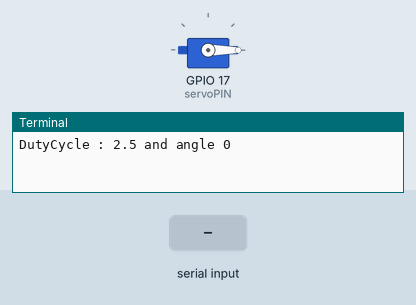
Recording of a program running on a simulated Raspberry Pi (BCM pin numbers). Shown: servo, the last lines printed to the terminal. The test bench sets the inputs (shaded band). Servo angles are drawn from the pulse width (0.5 ms = 0°, 2.5 ms = 180°).

Above: at 1.2 s.
1.3 s: "1" typed at the terminal, then Enter
At 1.6 s:
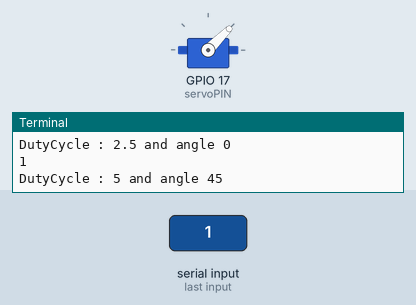
2.8 s: "0" typed at the terminal, then Enter
At 4.0 s:
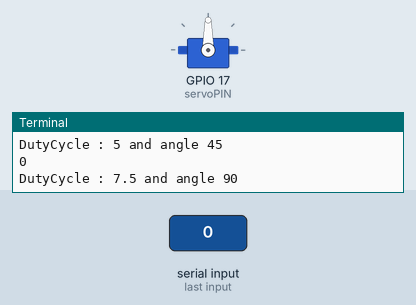
4.3 s: "2" typed at the terminal, then Enter
At 5.1 s:
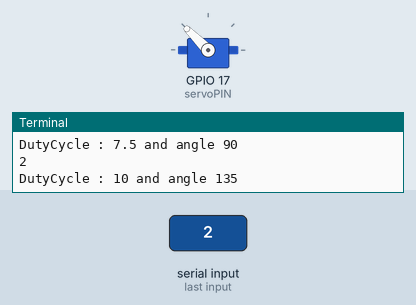
5.8 s: "1" typed at the terminal, then Enter
At 6.3 s:
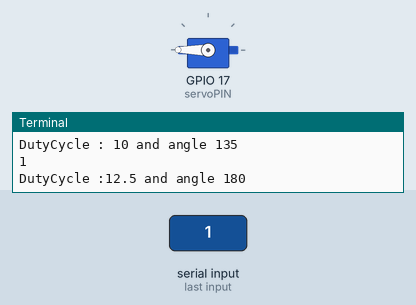
Timing chart, 0 to 8.3 s (numbered marks = the images above; inputs shaded):
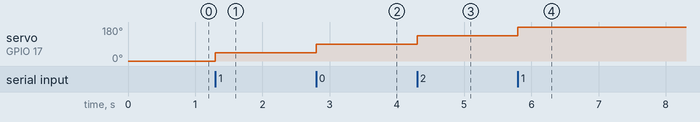

The program:

version1.py
```python
import RPi.GPIO as GPIO
import time

servoPIN = 17
GPIO.setmode(GPIO.BCM)
GPIO.setup(servoPIN, GPIO.OUT)

p = GPIO.PWM(servoPIN, 50) # GPIO 17 for PWM with 50Hz
p.start(2.5) # Initialization
print("DutyCycle : 2.5 and angle 0")
try:
  while True:

    x = input("")
    p.ChangeDutyCycle(5)
    print("DutyCycle : 5 and angle 45")
   # time.sleep(0.5)

    x = input("")
    p.ChangeDutyCycle(7.5)
    print("DutyCycle : 7.5 and angle 90")
    #time.sleep(0.5)

    x = input("")
    p.ChangeDutyCycle(10)
    print("DutyCycle : 10 and angle 135")
   # time.sleep(0.5)

    x = input("")
    p.ChangeDutyCycle(12.5)
    print("DutyCycle :12.5 and angle 180")
   # time.sleep(0.5)


   # time.sleep(0.5)


    x = input("")
    p.ChangeDutyCycle(10)
    print("DutyCycle : 10 and angle 135")
    #time.sleep(0.5)

    x = input("")
    p.ChangeDutyCycle(7.5)
    print("DutyCycle : 7.5 and angle 90")
   # time.sleep(0.5)
    x = input("")
    p.ChangeDutyCycle(5)
    print("DutyCycle : 5 and angle 45")
   # time.sleep(0.5)

    x = input("")
    p.ChangeDutyCycle(2.5)
    print("DutyCycle :2.5 and angle 0")
   # time.sleep(0.5)

except KeyboardInterrupt:
  p.stop()
  GPIO.cleanup()
```

Measured:
- after the input at 1.3 s, servo on GPIO 17 (servoPIN): 0° → 45° at once
- after the input at 2.8 s, servo on GPIO 17 (servoPIN): 45° → 90° at once
- after the input at 4.3 s, servo on GPIO 17 (servoPIN): 90° → 135° at once
- after the input at 5.8 s, servo on GPIO 17 (servoPIN): 135° → 180° at once
